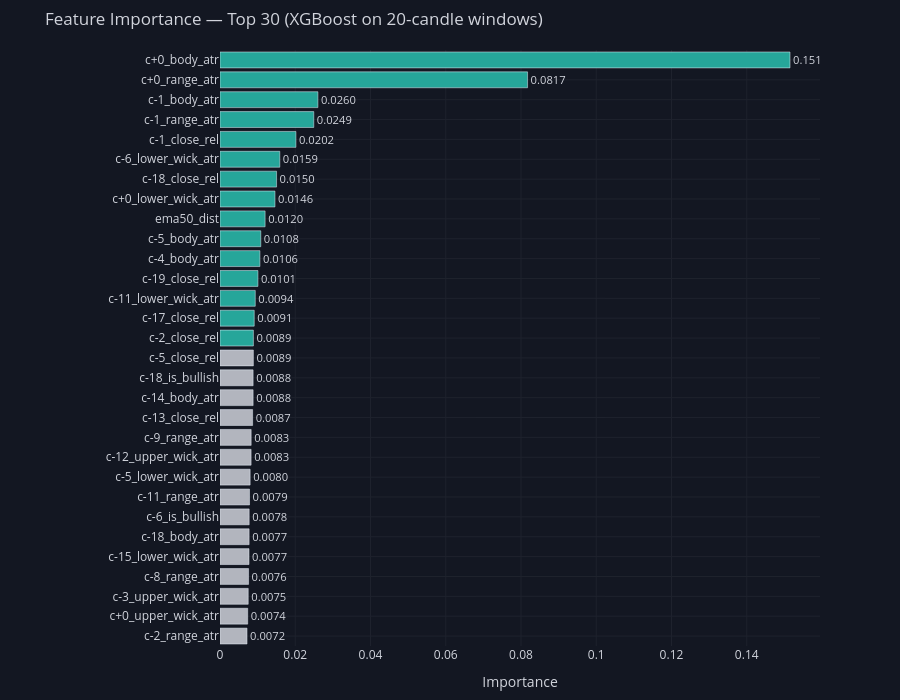

This figure's notebook cell:
### Markdown cell above
---
## 3 · Feature Importance

### Code cell
fi = pd.Series(
    model.feature_importances_,
    index=feat_cols,
).sort_values(ascending=False)

# ── 3.1  Top 30 features ────────────────────────────────────────────────────
top = fi.head(30).sort_values(ascending=True)

fig = go.Figure(go.Bar(
    x=top.values, y=top.index, orientation='h',
    marker_color=[WIN_COLOR if v >= top.median() else NEUTRAL for v in top.values],
    text=[f'{v:.4f}' for v in top.values], textposition='outside',
))
fig.update_layout(dark_layout(
    title='Feature Importance — Top 30 (XGBoost on 20-candle windows)',
    height=700,
    margin=dict(l=220, r=80, t=50, b=40),
    xaxis_title='Importance',
))
fig.show()

### Figure 1 — Plotly figure (JSON) as saved in the notebook; plotly's stock layout.template omitted (floating-point values rounded to 4 significant figures)
{"data": [{"marker": {"color": ["#b2b5be", "#b2b5be", "#b2b5be", "#b2b5be", "#b2b5be", "#b2b5be", "#b2b5be", "#b2b5be", "#b2b5be", "#b2b5be", "#b2b5be", "#b2b5be", "#b2b5be", "#b2b5be", "#b2b5be", "#26a69a", "#26a69a", "#26a69a", "#26a69a", "#26a69a", "#26a69a", "#26a69a", "#26a69a", "#26a69a", "#26a69a", "#26a69a", "#26a69a", "#26a69a", "#26a69a", "#26a69a"]}, "orientation": "h", "text": ["0.0072", "0.0074", "0.0075", "0.0076", "0.0077", "0.0077", "0.0078", "0.0079", "0.0080", "0.0083", "0.0083", "0.0087", "0.0088", "0.0088", "0.0089", "0.0089", "0.0091", "0.0094", "0.0101", "0.0106", "0.0108", "0.0120", "0.0146", "0.0150", "0.0159", "0.0202", "0.0249", "0.0260", "0.0817", "0.1515"], "textposition": "outside", "type": "bar", "x": [0.007185, 0.007363, 0.007504, 0.007594, 0.007708, 0.007734, 0.007751, 0.007851, 0.00801, 0.008266, 0.008282, 0.00867, 0.008802, 0.008803, 0.008868, 0.008871, 0.009099, 0.009368, 0.01008, 0.01061, 0.01085, 0.01199, 0.01461, 0.01504, 0.0159, 0.02018, 0.02493, 0.02602, 0.08174, 0.1515], "y": ["c-2_range_atr", "c+0_upper_wick_atr", "c-3_upper_wick_atr", "c-8_range_atr", "c-15_lower_wick_atr", "c-18_body_atr", "c-6_is_bullish", "c-11_range_atr", "c-5_lower_wick_atr", "c-12_upper_wick_atr", "c-9_range_atr", "c-13_close_rel", "c-14_body_atr", "c-18_is_bullish", "c-5_close_rel", "c-2_close_rel", "c-17_close_rel", "c-11_lower_wick_atr", "c-19_close_rel", "c-4_body_atr", "c-5_body_atr", "ema50_dist", "c+0_lower_wick_atr", "c-18_close_rel", "c-6_lower_wick_atr", "c-1_close_rel", "c-1_range_atr", "c-1_body_atr", "c+0_range_atr", "c+0_body_atr"]}], "layout": {"font": {"color": "#d1d4dc", "size": 12}, "height": 700, "legend": {"bgcolor": "rgba(0,0,0,0)"}, "margin": {"b": 40, "l": 220, "r": 80, "t": 50}, "paper_bgcolor": "#131722", "plot_bgcolor": "#131722", "title": {"text": "Feature Importance — Top 30 (XGBoost on 20-candle windows)"}, "xaxis": {"gridcolor": "#1e222d", "title": {"text": "Importance"}, "zeroline": false}, "yaxis": {"gridcolor": "#1e222d", "zeroline": false}}}
